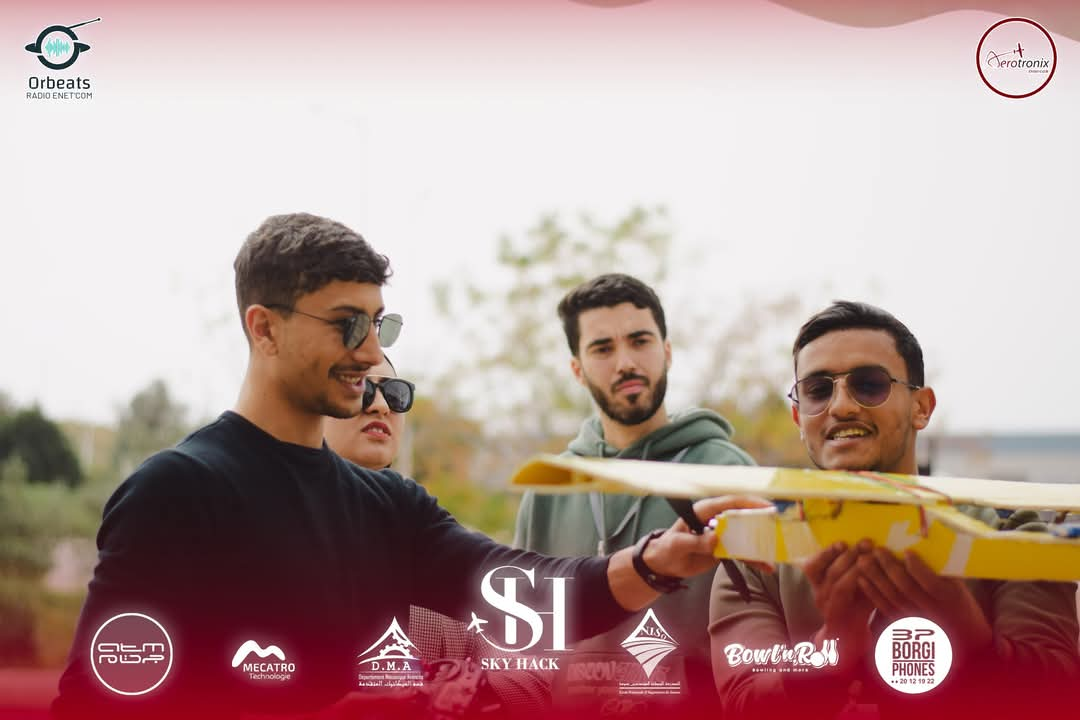
#> input picture satellite_sample.png, 1080 x 720 px
$ python main_comparison.py
#> lines starting #> are read from the running program, lines starting #| are printed output that depends on the picture
### image_source.py

from PIL import Image
import numpy as np

def load_image_as_binary(path, size=(64, 64)):
#> called with path = 'satellite_sample.png', size = (64, 64)
    image = Image.open(path).convert("L").resize(size)
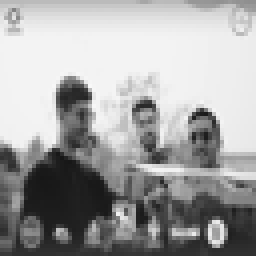
#> image: PIL image 64x64 L (shown 4 times larger); min 23, max 248, mean 163.2
    img_array = np.array(image)
    binary_data = np.unpackbits(img_array.astype(np.uint8))
    return binary_data, img_array.shape

def binary_to_image(binary_data, shape):
    byte_data = binary_data[:np.prod(shape)]
    img_array = byte_data.reshape(shape)
    return Image.fromarray(img_array.astype(np.uint8))

### compression.py
import numpy as np

def rle_compress(data):
    compressed = []
    count = 1
    for i in range(1, len(data)):
        if data[i] == data[i - 1]:
            count += 1
        else:
            compressed.extend([data[i - 1], count])
            count = 1
    compressed.extend([data[-1], count])
    return np.array(compressed, dtype=np.uint16)

def rle_decompress(data):
    decompressed = []
    for i in range(0, len(data), 2):
        bit = data[i]
        count = data[i + 1]
        decompressed.extend([bit] * count)
    return np.array(decompressed, dtype=np.uint8)

### analysis.py

import numpy as np
from math import log2

# [4 lines left out: function compute_entropy, not called in this run]

def compute_ber(original, received):
    errors = np.sum(original != received[:len(original)])
    return errors / len(original)

### channel.py

import numpy as np

def bsc_channel(data, error_prob=0.01):
    errors = np.random.rand(len(data)) < error_prob
    return np.bitwise_xor(data, errors.astype(int))

### correction/encoder_hamming.py

import numpy as np

def hamming_encode(bits):
    encoded = []
    for i in range(0, len(bits), 4):
        d = bits[i:i+4]
        while len(d) < 4:
            d = np.append(d, 0)
        p1 = d[0] ^ d[1] ^ d[3]
        p2 = d[0] ^ d[2] ^ d[3]
        p3 = d[1] ^ d[2] ^ d[3]
        encoded.extend([p1, p2, d[0], p3, d[1], d[2], d[3]])
    return np.array(encoded)

### correction/decoder_hamming.py

import numpy as np

def hamming_decode(bits):
    decoded = []
    for i in range(0, len(bits), 7):
        block = bits[i:i+7]
        if len(block) < 7:
            continue
        p1, p2, d0, p3, d1, d2, d3 = block
        s1 = p1 ^ d0 ^ d1 ^ d3
        s2 = p2 ^ d0 ^ d2 ^ d3
        s3 = p3 ^ d1 ^ d2 ^ d3
        syndrome = s1 + (s2 << 1) + (s3 << 2)
        if syndrome:
            block[syndrome - 1] ^= 1
        decoded.extend([block[2], block[4], block[5], block[6]])
    return np.array(decoded)

### correction/encoder_parity.py

import numpy as np

def parity_encode(bits):
    encoded = []
    for b in bits:
        parity = b  # 1-bit parity for now
        encoded.append(b)
        encoded.append(parity)
    return np.array(encoded)

### correction/decoder_parity.py

import numpy as np

def parity_decode(bits):
    decoded = []
    for i in range(0, len(bits), 2):
        if i+1 < len(bits):
            decoded.append(bits[i])  # Assume parity check passed
    return np.array(decoded)

### correction/encoder_rs.py

import numpy as np

def rs_encode(bits):
    # Dummy version: return unchanged (real RS needs GF coding)
    return bits

### correction/decoder_rs.py

import numpy as np

def rs_decode(bits):
    # Dummy version: return unchanged (real RS needs GF decoding)
    return bits

### main_comparison.py

import numpy as np
import matplotlib.pyplot as plt
from image_source import load_image_as_binary, binary_to_image
from channel import bsc_channel
from analysis import compute_ber
from compression import rle_compress, rle_decompress
from correction.encoder_hamming import hamming_encode
from correction.decoder_hamming import hamming_decode
from correction.encoder_parity import parity_encode
from correction.decoder_parity import parity_decode
from correction.encoder_rs import rs_encode
from correction.decoder_rs import rs_decode

# load el taswia
image_path = "satellite_sample.png"
source, shape = load_image_as_binary(image_path)
#> shape = (64, 64)
original_length = len(source)
#> original_length = 32768

# Comprssion 9bal el codage
compressed = rle_compress(source)
#> the loop in rle_compress, `for i in range(1, len(data)):` made 32767 passes
#> count on passes 1 to 12: 1, 1, 2, 3, 1, 1, 1, 1, 1, 1, 2, 3
#> after the loop in rle_compress, `for i in range(1, len(data)):`: compressed = 30262 items
decompressed = rle_decompress(compressed)
#> the loop in rle_decompress, `for i in range(0, len(data), 2):` made 15132 passes
#> (i, bit, count) on passes 3 to 5: (4, 1, 3), (6, 0, 1), (8, 1, 1)
#> after the loop in rle_decompress, `for i in range(0, len(data), 2):`: decompressed = 32768 items

# pading
pad_bits = (4 - (len(decompressed) % 4)) % 4
#> pad_bits = 0
if pad_bits > 0:
    decompressed = np.append(decompressed, [0] * pad_bits)

# Error proba
error_prob = 0.05

# Defini el method
methods = [
    {
        "name": "Hamming(7,4)",
        "encode": hamming_encode,
        "decode": hamming_decode
    },
    {
        "name": "Parity",
        "encode": parity_encode,
        "decode": parity_decode
    },
    {
        "name": "Reed-Solomon (stub)",
        "encode": rs_encode,
        "decode": rs_decode
    }
]

# ta7dhir el core mt3 el affichage
fig, axs = plt.subplots(1, len(methods), figsize=(5 * len(methods), 5))
ber_list = []

# comparison
for i, method in enumerate(methods):
    print(f"Running: {method['name']}")

    encoded = method["encode"](decompressed)
    transmitted = bsc_channel(encoded, error_prob=error_prob)
    decoded = method["decode"](transmitted)
    decoded = decoded[:original_length]

    ber = compute_ber(source[:original_length], decoded)
    ber_list.append(ber)

    img_reconstructed = binary_to_image(np.packbits(decoded), shape)
    axs[i].imshow(img_reconstructed, cmap="gray")
    axs[i].set_title(f"{method['name']}\nBER: {ber:.4%}")
    axs[i].axis('off')
#> this loop made 3 passes
#> ber on passes 1 to 3: 0.0182, 0.0482, 0.0487
#> pass 1, in binary_to_image, `img_array = byte_data.reshape(shape)`:
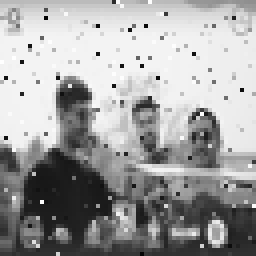
#> img_array: shape (64, 64) (shown 4 times larger); min 0, max 255, mean 161.5
#> pass 2, in binary_to_image (call 2), `img_array = byte_data.reshape(shape)`:
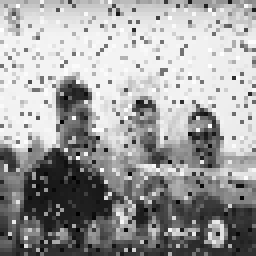
#> img_array: shape (64, 64) (shown 4 times larger); min 1, max 255, mean 159.2
#> pass 3, in binary_to_image (call 3), `img_array = byte_data.reshape(shape)`:
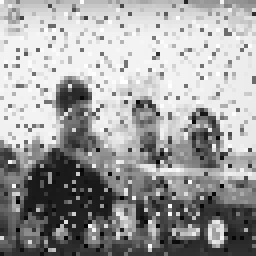
#> img_array: shape (64, 64) (shown 4 times larger); min 2, max 255, mean 159.7
#> after the loop, ber_list = [0.0182, 0.0482, 0.0487]

plt.tight_layout()
plt.show()

# Plot BER comparison
plt.figure(figsize=(8, 5))
labels = [m['name'] for m in methods]
plt.bar(labels, ber_list, color='gray')
plt.ylabel("Bit Error Rate")
plt.title("BER Comparison Across Methods")
plt.grid(True, linestyle='--', alpha=0.5)
plt.show()
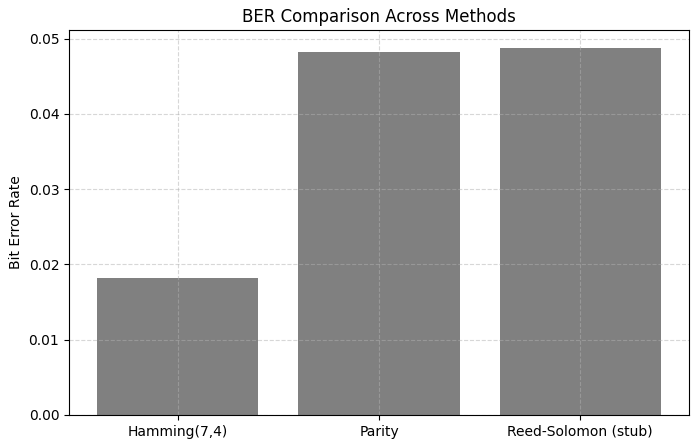
#> figure drawn by matplotlib, 1 panel; tallest bar 0.0487 high, from x = 1.6 to 2.4

# Print
print("\n=== BER Comparison ===")
for name, ber in zip(labels, ber_list):
    print(f"{name}: {ber:.4%}")
#> this loop made 3 passes
#> (name, ber) on passes 1 to 3: ('Hamming(7,4)', 0.0182), ('Parity', 0.0482), ('Reed-Solomon (stub)', 0.0487)
#| Hamming(7,4): 1.8219%
#| Parity: 4.8157%
#| Reed-Solomon (stub): 4.8706%
